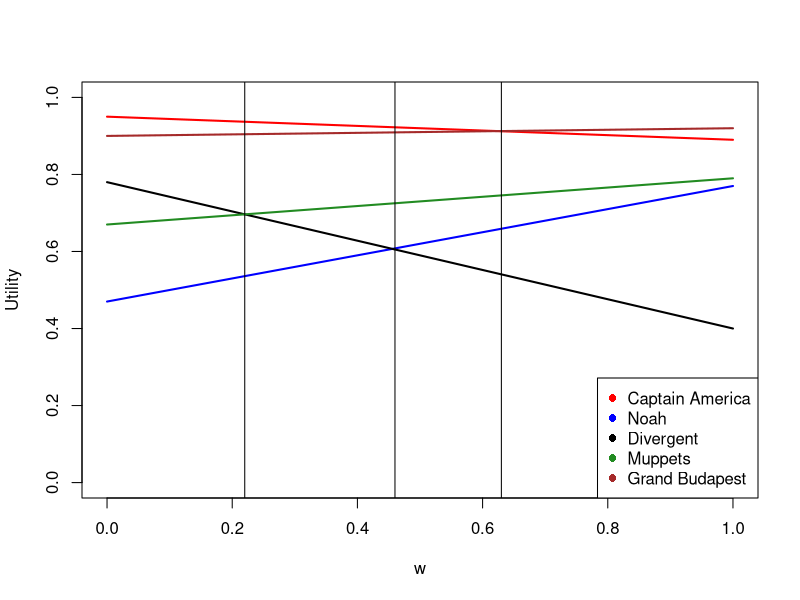
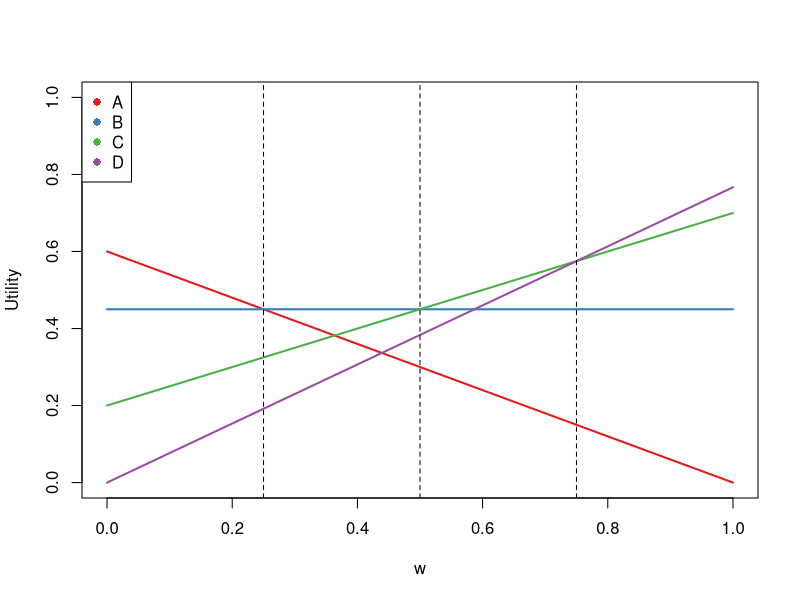

Reproduce these figures in R, in order.
# set up workspace
setwd('~/github/cs590cm/project/data')
library(doBy)

# load data
movies = as.data.frame(matrix(NA, nrow=5, ncol=3))
colnames(movies) = c("name", "critics", "audience")

movies[1,] = c("Captain America", 0.89, 0.95)
movies[2,] = c("Noah",            0.77, 0.47)
movies[3,] = c("Divergent",       0.40, 0.78)
movies[4,] = c("Muppets",         0.79, 0.67)
movies[5,] = c("Grand Budapest",  0.92, 0.90)
movies$critics = as.numeric(movies$critics)
movies$audience = as.numeric(movies$audience)

w = seq(from=0, to=1, by=0.01)
utils = as.data.frame(matrix(NA, nrow=101, ncol=6))
colnames(utils) = c("w", movies[,1])
utils$w = w
head(utils)
tail(utils)
for(i in 1:nrow(movies)){
  m = movies$name[i]
  critics = movies$critics[i]
  audience = movies$audience[i]
  util = w*critics + (1-w)*audience
  utils[ , m] = util
}
head(utils)
tail(utils)

# plot helpers
myColors = c('red', 'blue', 'black', 'forestgreen', 'brown')
first = utils$w[which(utils[,4]-utils[,5]<=0.0001 & utils[,4]-utils[,5]>=-0.0001)]
second = utils$w[which(utils[,3]-utils[,4]<=0.01 & utils[,3]-utils[,4]>=-0.001)][1]
third = utils$w[which(utils[,2]-utils[,6]<=0.001 & utils[,2]-utils[,6]>=-0.001)][2]

plot(utils$w, utils[,2], # capt-america
    type='l',
    col=myColors[1],
    lwd=2,
    ylim=c(0,1),
    xlab = "w",
    ylab = "Utility"
  )
for(j in 3:6){
  lines(utils$w, utils[,j], lwd=2, col=myColors[j-1])
}
# add vertical lines where utils cross
abline(v=first)
abline(v=second)
abline(v=third)
legend('bottomright',
    col=myColors,
    legend=movies$name,
    pch=16
  )


# pathological case
myColors = c("#e41a1c", "#377eb8", "#4daf4a", "#984ea3")
x = .575/.75
fakeMovies = as.data.frame(matrix(NA, nrow=4, ncol=3))
colnames(fakeMovies) = c("name", "critics", "audience")
fakeMovies[1,] = c("A", 0.00, 0.60)
fakeMovies[2,] = c("B", 0.45, 0.45)
fakeMovies[3,] = c("C", 0.70, 0.20)
fakeMovies[4,] = c("D", x,    0.00)
fakeMovies$critics = as.numeric(fakeMovies$critics)
fakeMovies$audience = as.numeric(fakeMovies$audience)

fakeUtils = as.data.frame(matrix(NA, nrow=101, ncol=5))
colnames(fakeUtils) = c("w", fakeMovies[,1])
fakeUtils$w = w
for(i in 1:nrow(fakeMovies)){
  m = fakeMovies$name[i]
  critics = fakeMovies$critics[i]
  audience = fakeMovies$audience[i]
  util = w*critics + (1-w)*audience
  fakeUtils[ , m] = util
}
head(fakeUtils)
tail(fakeUtils)

setwd('~/github/cs590cm/graphics')
pdf("fakeUtils.pdf")
plot(fakeUtils$w, fakeUtils[,2], 
    type='l',
    col=myColors[1],
    lwd=2,
    ylim=c(0,1),
    xlab = "w",
    ylab = "Utility"
  )
for(j in 3:5){
  lines(fakeUtils$w, fakeUtils[,j], lwd=2, col=myColors[j-1])
}
# add vertical lines where utils cross
abline(v=0.25, lty=2)
abline(v=0.50, lty=2)
abline(v=0.75, lty=2)
legend('topleft',
    col=myColors,
    legend=fakeMovies$name,
    pch=16
  )
dev.off()


